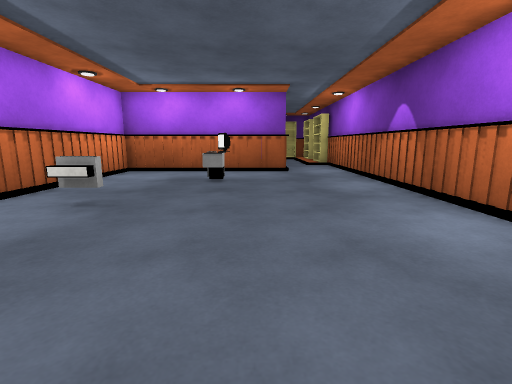
[1] (above)

16 first-person views from a walk through a Unity game level. The camera is 1.2 m above the floor, tilts 10° down and sees 85° across. The floor is counted in squares, 1 m on a side. Each view is taken from the middle of a square. On the plan, view 1 faces up. The plan holds only what a view shows up to about 13 squares ahead; the rest is blank. The place goes on beyond the plan. The player character is not drawn. Some surface patterns are stand-ins.

[2]
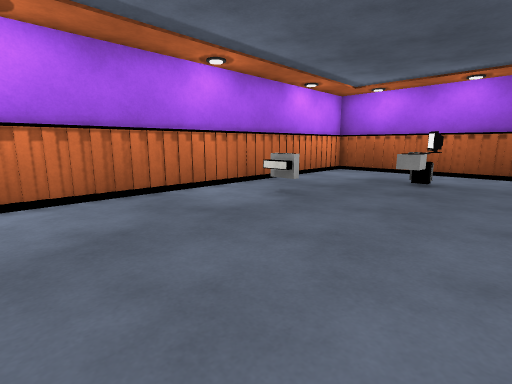

[3]
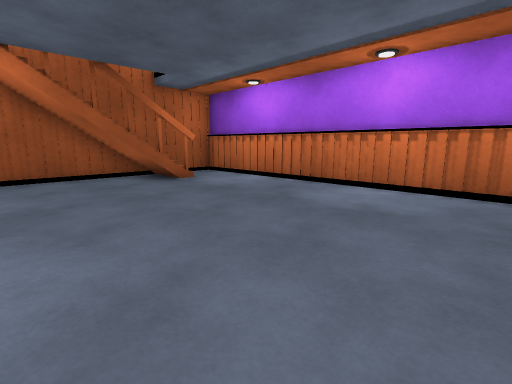

[4]
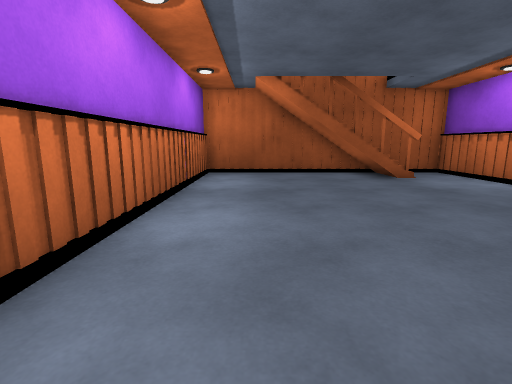

[5]
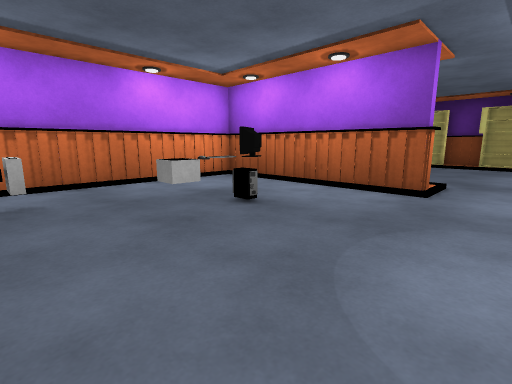

[6]
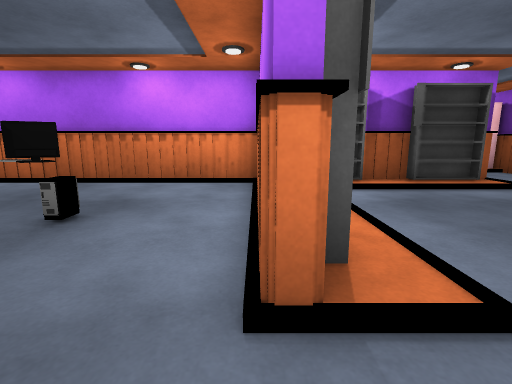

[7]
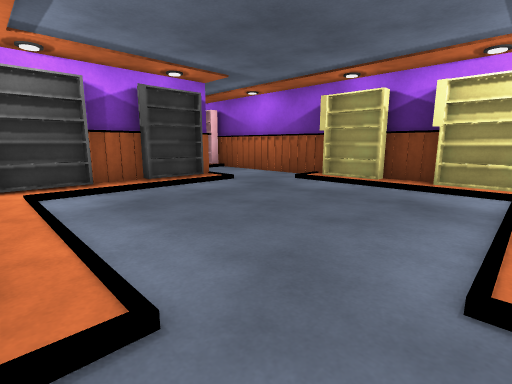

[8]
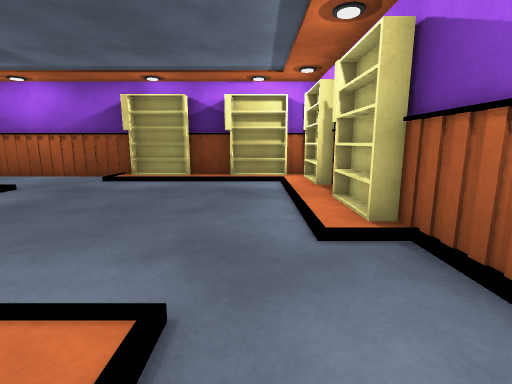

[9]
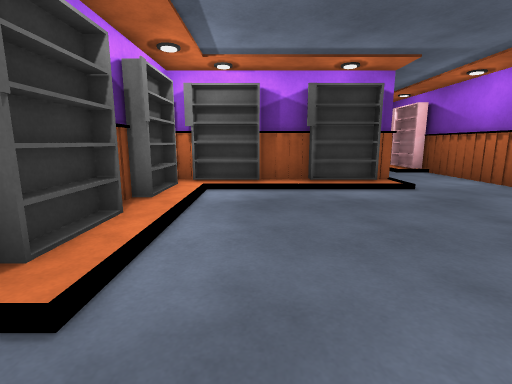

[10]
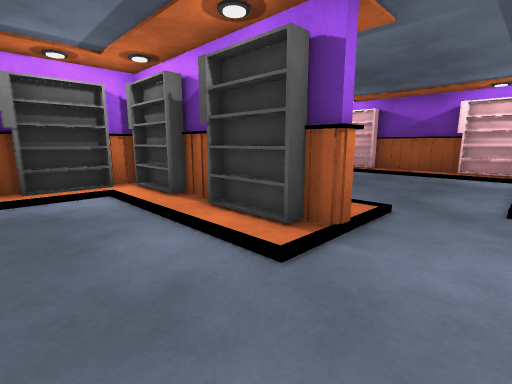

[11]
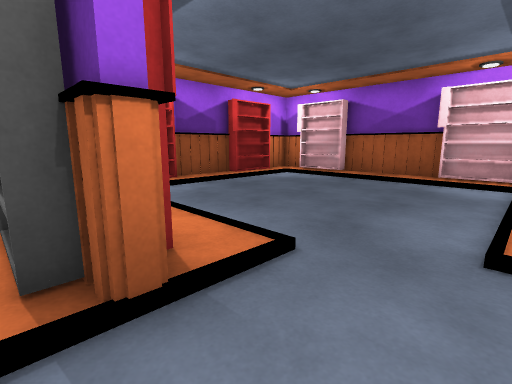

[12]
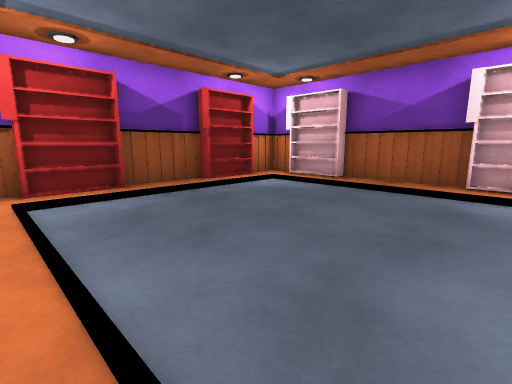

[13]
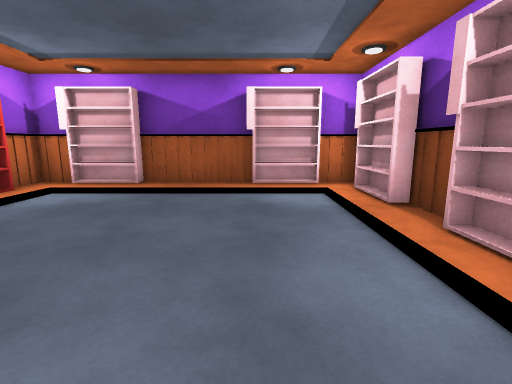

[14]
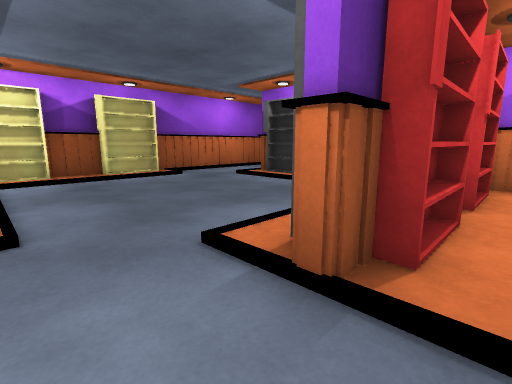

[15]
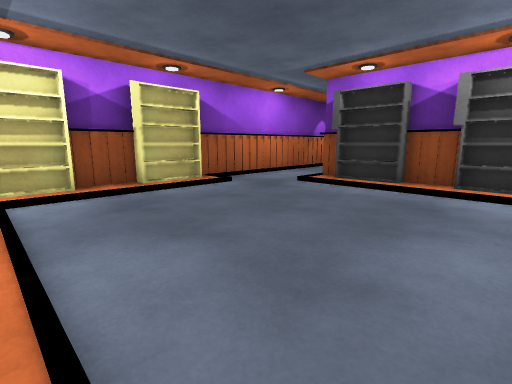

[16]
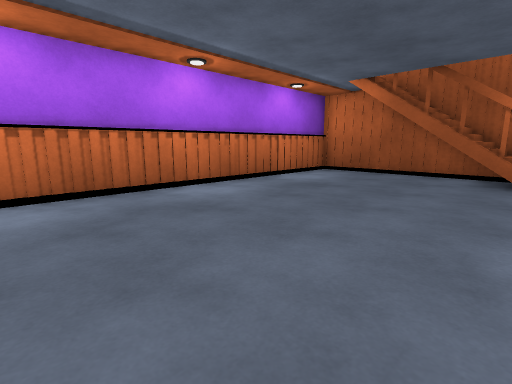

### Floor plan
Key: @ floor where view 1 was taken; # wall or solid block; . floor; / step, stairs or slope; O other object.
Columns run from 16 left of view 1 to 4 right of it. Each row starts with its distance up from view 1.
 22 ###O##O########O##O##
 21 #O.........../......#
 20 #O/.................O
 19 #O/....../#//.......#
 18 #./.......#O/.......#
 17 #./.......OO/.......O
 16 #./.......#./.......#
 15 #O/.......#O/.......#
 14 #O/.......OO/.......#
 13 ##OOO..OO.#OOO.OOO..#
 12 ##################..#
 11           #.........#
 10           #.........#
  9           #....O....#
  8           #....O....#
  7           #....O....#
  6           #.........#
  5           #.OO......#
  4           #.........#
  3           #.........#
  2           #.........#
  1           #.........#
  0           #.....@...#
 -1           #.........#
 -2           #.........#
 -3           #.........#
 -4           #.........#
 -5           #.........#
 -6           #..###....#
 -7           #.. //....#
 -8           ###########

Where each view was taken, in squares from view 1:
view 1: 0 up, 0 right, facing up
view 2: 0 up, 1 right, facing up-left
view 3: 3 up, 2 right, facing down-left
view 4: 4 up, 2 right, facing down
view 5: 5 up, 3 right, facing up-left
view 6: 12 up, 3 right, facing left
view 7: 13 up, 3 right, facing up-left
view 8: 12 up, 2 right, facing up
view 9: 15 up, 3 right, facing left
view 10: 21 up, 2 left, facing down-left
view 11: 21 up, 5 left, facing down-left
view 12: 20 up, 7 left, facing down-left
view 13: 19 up, 7 left, facing left
view 14: 21 up, 7 left, facing down-right
view 15: 21 up, 4 left, facing down-right
view 16: 4 up, 3 left, facing down-right
